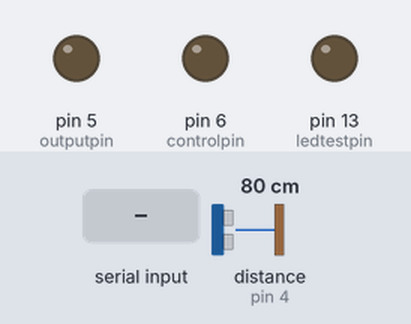
Bench run of a sketch on a simulated Arduino Uno, built with avr-gcc and run on an emulated ATmega328P. On the bench: output pins drawn as LEDs (lit = HIGH). Inputs (shaded band) come from the test bench; at power-on: distance to the obstacle (sensor on pin 4) 80 cm. The echo pulse lasts 58.3 µs per cm.

Above: at 7.2 s.
7.3 s: "1\n" received over the second serial link
At 10.93 s:
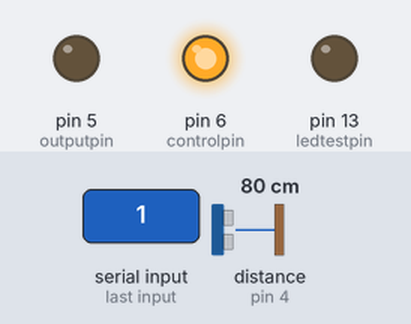
12.5 s: "0\n" received over the second serial link
At 13.6 s:
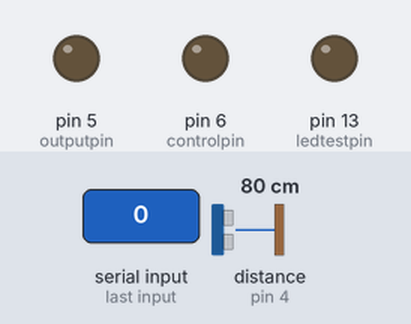
Timing chart, 0 to 15.5 s (numbered marks = the images above; inputs shaded):
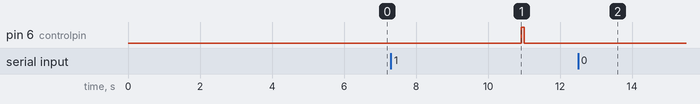

The sketch:

suanfa0003.ino
```cpp
//mini板拷入代码方法：需要在烧录的时候，提示upload（上传）时，手动按一下板子上的RESET按钮复位
//输出位置状态格式:'S'+libfloor+'A'+libroom+'A''+libdesk+'A''+s（有、无人状态）+'B'，例如:S00A0000A0000A0B
#define libfloor "03"//楼层2位
#define libroom "0001"//房间4位
#define libdesk "0001"//座位4位
#define ssid "Jesse Wang"//WIFI's SSID
#define pwd "00000001"//WIFI密码
#define severaddress "115.159.65.240"//服务器地址
#define severport "8081"//服务器端口
#define mi 3//有无人算法权重 有人的最小权重 周期=mi*randr1（秒）
#define ma 12//有无人算法权重 有人的最大权重 周期=ma*randr1（秒）
#define q1 360//连接检测周期数 周期=q1*randr1（秒）
#define distance1 50//距离判定触发距离 单位：厘米
#define randr1 5000//运行周期 单位：毫秒 最小值：80
//esp8266的CH_PD和vcc连接3.3v esp&HCSR04的gnd连gnd
#define rxpin 2//2 接收无线数据引脚 连接esp8266Tx引脚
#define txpin 3//3 发送无线数据引脚 连接esp8266Rx引脚
#define inputpin 4//4引脚连接HCSR04传感器Echo
#define outputpin 5//5引脚连接HCSR04传感器Trig
#define controlpin 6//6引脚连接HCSR04传感器Vcc
#define ledtestpin 13//测试引脚 判定为有人时亮起
#include <SoftwareSerial.h>
SoftwareSerial mySerial(rxpin, txpin);
int ok = 0;
int randr = randr1 - 80;//
int avb;//最近一次接收端口字符数
int i;//有无人算法权重
int distance;//前方物体距离
int q = q1;
char s = '0';//有、无人状态
char val = '0';//本机运行状态
char val1 = '0';
char val2 = '0';
void connectwifi();//连接wifi&服务器函数
void send2wifi(char b);//发送位置&状态函数
void dis();//测距函数
void lop();//有、无人判断算法
void a();//总控函数
void setup() {
  Serial.begin(9600);
  pinMode(ledtestpin, OUTPUT);
  pinMode(controlpin, OUTPUT);
  pinMode(inputpin, INPUT);
  pinMode(outputpin, OUTPUT);
  mySerial.begin(115200);
  //connectwifi();
  delay(6000);
  for (; mySerial.available() > 0;) {//清除缓存
    val2 = mySerial.read();
  }
  send2wifi(s);
  mySerial.print("\n");
}
void loop() {
  a();
}
void a() {
  if (q == q1) {
    mySerial.print("ONLINE");
    mySerial.print("\n");
    q = 0;
  }
  delay(randr);
  avb = mySerial.available();
  //mySerial.print("available:");
  //mySerial.print(avb);
  //mySerial.print("\n");
  for (; mySerial.available() > 0;) {
    val1 = mySerial.read();
    if (val1 == '1' || val1 == '0') {
      val = val1;
      //mySerial.print("Our device has been connected\n");
      ok = 1;
    }
  }

  if (q == 0 && ok == 0) {
    //mySerial.print("Our device has been Unconnected\n");
    //if (avb < 1) {
    connectwifi();
    send2wifi(s);
    mySerial.print("\n");
    q = q1 - 1;
    //}
  }
  ok = 0;
  if (val == '1') {
    //mySerial.print("Device running");
    //mySerial.print("\n");
    dis();
    lop();
  } else {
    if (val == '0') {
      //mySerial.print("Device has stoped");
      //mySerial.print("\n");
      s = '0';
      i = 0;
    }
  }
  q++;
}
void dis() {
  digitalWrite(controlpin, HIGH);
  delay(80);
  digitalWrite(outputpin, LOW); // 使发出发出超声波信号接口低电平2μs
  delayMicroseconds(2);
  digitalWrite(outputpin, HIGH); // 使发出发出超声波信号接口高电平10μs，这里是至少10μs
  delayMicroseconds(10);
  digitalWrite(outputpin, LOW); // 保持发出超声波信号接口低电平
  distance = pulseIn(inputpin, HIGH); // 读出脉冲时间
  digitalWrite(controlpin, LOW);
  distance = distance / 58; // 将脉冲时间转化为距离（单位：厘米）
  //mySerial.print("The distance is:"); //输出距离值
  //mySerial.print(distance); //输出距离值
  //mySerial.print("\n"); //输出距离值
}
void lop() {
  if (distance <= distance1) {
    if (s == '1') {
      if (i < ma) {
        i++;
      }
    }
    else {
      i++;
      if (i >= mi) {
        s = '1';
        i = ma;
        digitalWrite(ledtestpin, HIGH); //发送坐标 发送“有人”
        send2wifi(s);
        mySerial.print("\n");
      }
    }
  }
  else {
    if (i > 0) {
      i--;
      if (s == '1') {
        if (i == 0) {
          s = '0';
          digitalWrite(ledtestpin, LOW); //发送坐标 发送“无人”
          send2wifi(s);
          mySerial.print("\n");
        }
      }
    }
  }
}
/*void connectwifi() {
  delay(50);
  mySerial.print("+++");//退出透传模式 进入指令模式
  delay(18);
  mySerial.print("AT+CWJAP=\"");//连接wifi 1
  mySerial.print(ssid);
  mySerial.print("\",\"");
  mySerial.print(pwd);
  mySerial.print("\"\r\n");//连接wifi 2
  for (; mySerial.available() < 1;) {
  }
  for (; mySerial.available() > 0;) {//清除缓存
    val2 = mySerial.read();
  }
  mySerial.print("AT+SAVETRANSLINK=1,\"");//连接服务器&端口 1
  mySerial.print(severaddress);
  mySerial.print("\",");
  mySerial.print(severport);
  mySerial.print(",\"TCP\"\r\n");//连接服务器&端口 2
  for (; mySerial.available() < 1;) {
  }
  for (; mySerial.available() > 0;) {//清除缓存
    val2 = mySerial.read();
  }
  mySerial.print("AT+RST\r\n");//开启透传
  delay(5000);
  for (; mySerial.available() < 1;) {//清除缓存
  }
  for (; mySerial.available() > 0;) {//清除缓存
    val2 = mySerial.read();
  }
  }*/
void connectwifi() {
  delay(50);
  mySerial.print("+++");
  delay(18);
  mySerial.print("AT+CWJAP=\"");
  mySerial.print(ssid);
  mySerial.print("\",\"");
  mySerial.print(pwd);
  mySerial.print("\"\r\n");
  delay(10000);
  mySerial.print("AT+SAVETRANSLINK=1,\"");
  mySerial.print(severaddress);
  mySerial.print("\",");
  mySerial.print(severport);
  mySerial.print(",\"TCP\"\r\n");
  delay(1000);
  mySerial.print("AT+RST\r\n");
  delay(15000);
  for (; mySerial.available() < 1;) {//清除缓存
  }
  for (; mySerial.available() > 0;) {//清除缓存
    val2 = mySerial.read();
  }
}
void send2wifi(char b) {
  mySerial.print('S');
  mySerial.print(libfloor);
  mySerial.print('A');
  mySerial.print(libroom);
  mySerial.print('A');
  mySerial.print(libdesk);
  mySerial.print('A');
  mySerial.print(b);
  mySerial.print('B');
}
```

Measured:
- after the input at 7.3 s, pin 6 (controlpin): LOW → HIGH after 3.6 s, → LOW 0.09 s later
- after the input at 12.5 s, pin 6 (controlpin): stays LOW (without the input it goes to HIGH after 3.4 s)
